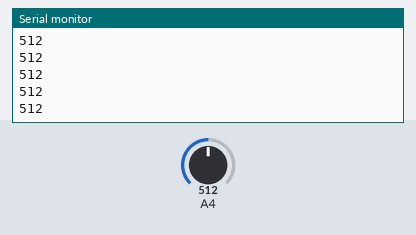
The sketch below on a simulated Arduino Uno, built with avr-gcc and run on an emulated ATmega328P. Shown: the last lines printed to the serial monitor. Inputs (shaded band) come from the test bench; at power-on: A4 = 512.

Above: at 1.2 s.
1.3 s: A4 set to 716
At 1.31 s:
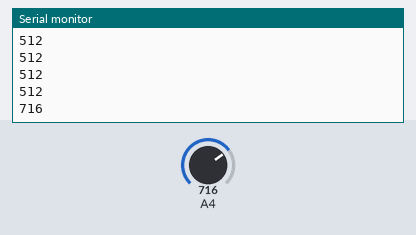
2.8 s: A4 set to 900
At 2.81 s:
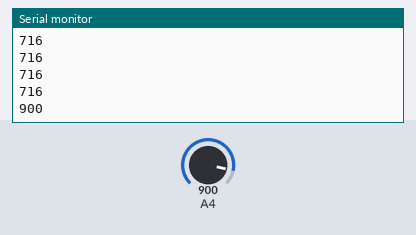
Timing chart, 0 to 5.8 s (numbered marks = the images above; inputs shaded):
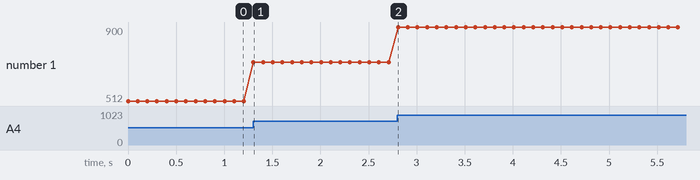

Measured:
- after the input at 1.3 s, the serial monitor: prints a new line at once (image 1)
- after the input at 2.8 s, the serial monitor: prints a new line at once (image 2)
- plotted number 1: 512 → 716 after the input at 1.3 s, 716 → 900 after the input at 2.8 s

The sketch:

P08_01_00-ANA608VarResist.ino
```cpp
/*
   P08_01_00-ANA608VarResist
   Project: P08_01_00 Solar HydroBeacon
   Schematic: P08_01_00-ANA608VarResist.fzz
   Description: Reading capacitor voltage
*/
// the setup function runs once when you press reset or power the board
void setup() {
  Serial.begin(9600);
}

// the loop function runs over and over again forever
void loop() {
  Serial.println(analogRead(A4));
  delay(100);
}
```
